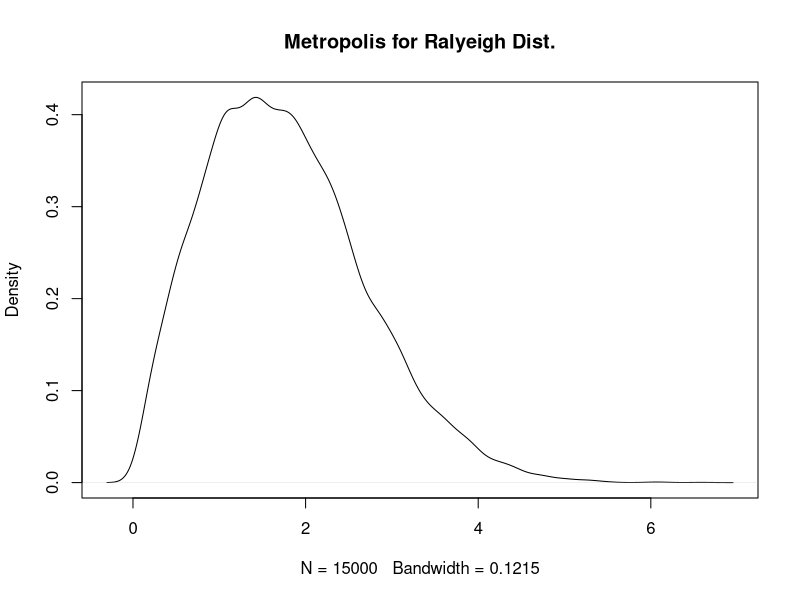
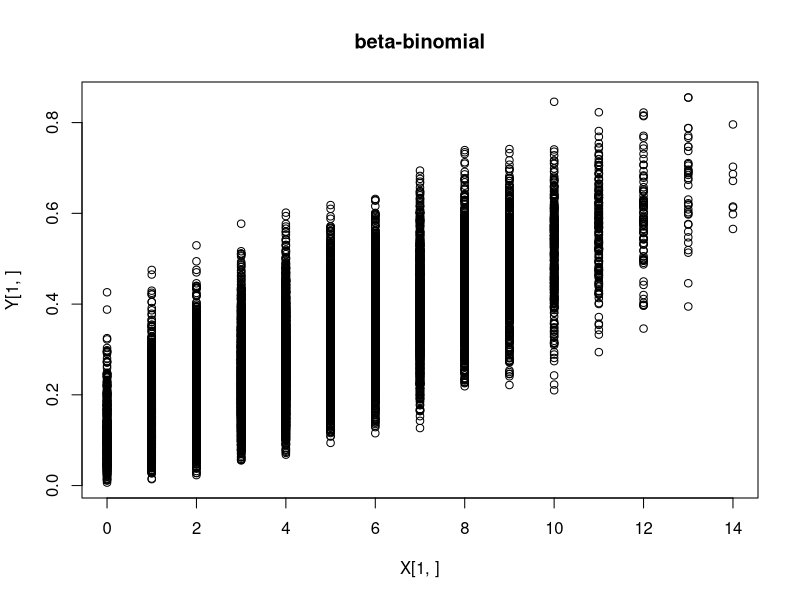

The R source for these figures, in order:
## ---- chunk 1
set.seed(20210612)

# Ralyeigh distribution
sigma <- 2
f1 <- function(x) x/sigma^2 * exp(-x^2/(2*sigma))

# proposal distribution (gamma(x0, 1))
x0 <- 3
iter <- 20000
sample <- c(rgamma(1, x0, 1), rep(0, iter))
for(i in 2:(iter+1)){
  # draw a proposal sample
  tmp <- rgamma(1, sample[i-1], 1)
  accept_prob <- ( f1(tmp)*dgamma(sample[i-1], tmp, 1) ) /
    ( f1(sample[i-1])*dgamma(tmp, sample[i-1], 1) )
  prob <- runif(1, 0, 1)
  
  # accept or reject
  if(prob <= accept_prob){
    sample[i] <- tmp
  }else{
    sample[i] <- sample[i-1]
  }
}
## ---- chunk 2
burn_in <- 5000
sample <- sample[(burn_in+1):iter]
plot(density(sample), main="Metropolis for Ralyeigh Dist.")
## ---- chunk 3
Gelman.Rubin <- function(psi) {
   # psi[i,j] is the statistic psi(X[i,1:j])
   # for chain in i-th row of X
   psi <- as.matrix(psi)
   n <- ncol(psi)
   k <- nrow(psi)
   
   psi.means <- rowMeans(psi) #row means
   B <- n * var(psi.means) #between variance est.
   psi.w <- apply(psi, 1, "var") #within variances
   W <- mean(psi.w) #within est.
   v.hat <- W*(n-1)/n + (B/n) #upper variance est.
   r.hat <- v.hat / W #G-R statistic
   
   return(r.hat)
}
## ---- chunk 4
set.seed(20210613)

k <- 4 # chains
iter <- 20000
burn_in <- 5000

bi_den <- function(iter, burn_in){
  n <- 15
  a <- 3
  b <- 7
  
  y <- c(rbeta(1, a, b), rep(0, iter))
  x <- c(rbinom(1, n, y[1]), rep(0, iter))
  for(i in 2:(iter+1)){
    x[i] <- rbinom(1, n, y[i-1])
    y[i] <- rbeta(1, a+x[i], n-x[i]+b)
  }
  
  return(list(x=x[(burn_in+1): iter], y=y[(burn_in+1): iter]))
}

X <- matrix(0, nrow=k, ncol=iter-burn_in )
Y <- matrix(0, nrow=k, ncol=iter-burn_in )
for(i in 1:k){
  generate_sample <- bi_den(iter, burn_in)
  X[i,] <- generate_sample[["x"]]
  Y[i,] <- generate_sample[["y"]]
}

psi_x <- t(apply(X, 1, cumsum))
psi_y <- t(apply(Y, 1, cumsum))
for(i in 1:nrow(psi_x)){
  psi_x[i,] <- psi_x[i,] / (1:ncol(psi_x))
  psi_y[i,] <- psi_y[i,] / (1:ncol(psi_y))
}

c(Gelman.Rubin(psi_x), Gelman.Rubin(psi_y))
## ---- chunk 5
plot(X[1,],Y[1,], main="beta-binomial",)
